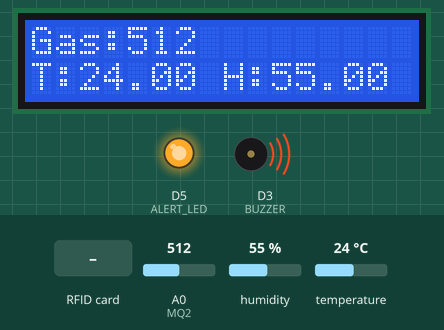
A sketch run on a simulated ESP8266 (NodeMCU). Parts: 16×2 character LCD, output pins drawn as LEDs (lit = HIGH), buzzer (waves = sounding, pin HIGH). The test bench sets the inputs (shaded band); at power-on: A0 (MQ2) = 512, humidity 55 %, temperature 24 °C. WiFi joins after 1.5 s; servers stay silent unless stated; what the sketch prints to the serial monitor is not drawn.

Above: at 4.5 s.
4.6 s: RFID card 78 99 26 26 58 held to the reader
At 5.0 s:
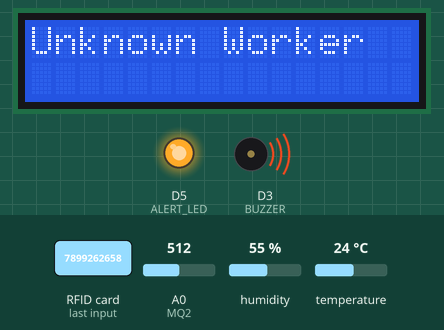
8.1 s: RFID card 23 E3 59 1A held to the reader
At 9.4 s:
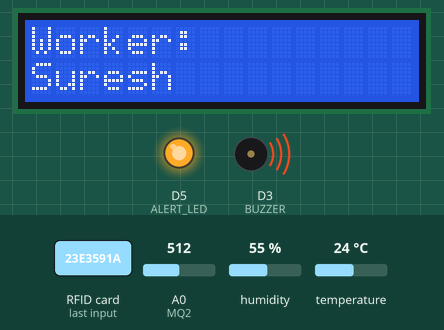
11.6 s: A0 (MQ2) set to 416
At 13.0 s:
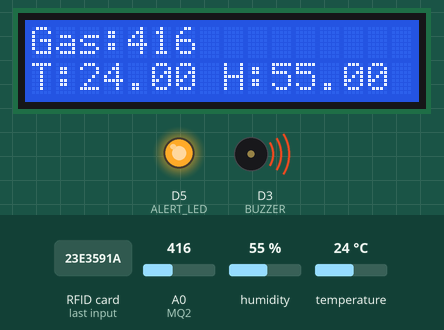
13.4 s: A0 (MQ2) set to 385
At 14.6 s:
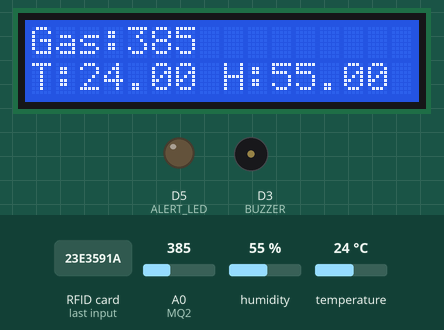
15.4 s: humidity set to 22 %
At 19.1 s:
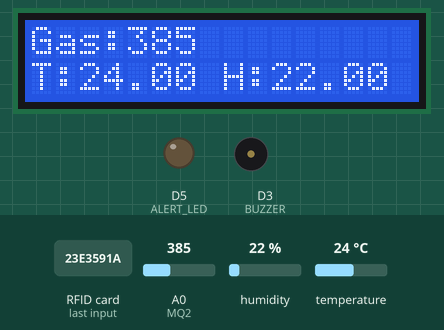
19.4 s: temperature set to 12 °C
At 22.4 s:
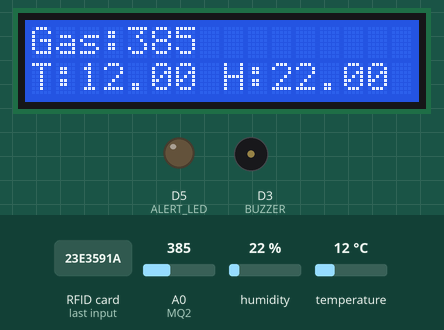
Timing chart, 0 to 23.9 s (numbered marks = the images above; inputs shaded):
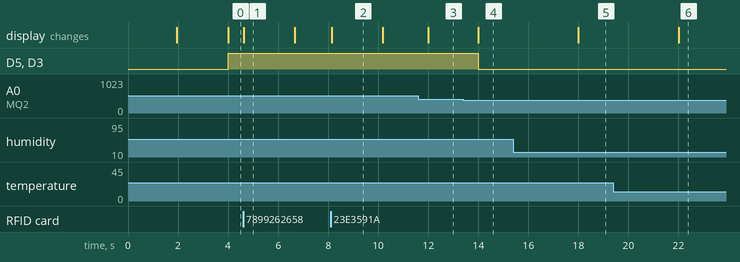

The sketch:

main.ino
```cpp
#define BLYNK_TEMPLATE_ID "YourTemplateID"
#define BLYNK_TEMPLATE_NAME "MineSafety"
#define BLYNK_AUTH_TOKEN "YourAuthToken"

#define BLYNK_PRINT Serial
#include <ESP8266WiFi.h>
#include <BlynkSimpleEsp8266.h>
#include <DHT.h>
#include <Wire.h>
#include <LiquidCrystal_I2C.h>
#include <SPI.h>
#include <MFRC522.h>

// -------- WIFI --------
char ssid[] = "Smart Bin";
char pass[] = "7899262658";

// -------- SENSOR PINS --------
#define MQ2 A0
#define DHTPIN D4
#define DHTTYPE DHT11
#define BUZZER D3
#define ALERT_LED D5

// -------- RFID --------
#define SS_PIN D8
#define RST_PIN D0
MFRC522 rfid(SS_PIN, RST_PIN);

// -------- LCD --------
LiquidCrystal_I2C lcd(0x27, 16, 2);

// -------- GAS THRESHOLD --------
#define GAS_THRESHOLD 400

DHT dht(DHTPIN, DHTTYPE);
BlynkTimer timer;

// -------- WORKER DATABASE --------
String workerUIDs[3] = {
  "85473306",
  "23e3591a",
  "4121d655"
};

String workerNames[3] = {
  "Ramesh",
  "Suresh",
  "Mahesh"
};

// ================= SETUP =================
void setup() {

  Serial.begin(9600);

  pinMode(BUZZER, OUTPUT);
  pinMode(ALERT_LED, OUTPUT);

  lcd.init();
  lcd.backlight();

  SPI.begin();
  rfid.PCD_Init();

  dht.begin();

  Blynk.begin(BLYNK_AUTH_TOKEN, ssid, pass);

  lcd.setCursor(0,0);
  lcd.print("Mine Monitoring");
  lcd.setCursor(0,1);
  lcd.print("System Ready");

  timer.setInterval(2000L, sendSensorData);
}

// ================= LOOP =================
void loop() {
  Blynk.run();
  timer.run();
  checkWorkerRFID();
}

// ================= SENSOR DATA =================
void sendSensorData() {

  int gasValue = analogRead(MQ2);
  float temperature = dht.readTemperature();
  float humidity = dht.readHumidity();

  lcd.clear();
  lcd.setCursor(0,0);
  lcd.print("Gas:");
  lcd.print(gasValue);

  lcd.setCursor(0,1);
  lcd.print("T:");
  lcd.print(temperature);
  lcd.print(" H:");
  lcd.print(humidity);

  Blynk.virtualWrite(V0, gasValue);
  Blynk.virtualWrite(V1, temperature);
  Blynk.virtualWrite(V2, humidity);

  Serial.print("Gas: ");
  Serial.print(gasValue);
  Serial.print(" Temp: ");
  Serial.print(temperature);
  Serial.print(" Hum: ");
  Serial.println(humidity);

  if (gasValue > GAS_THRESHOLD) {
    digitalWrite(BUZZER, HIGH);
    digitalWrite(ALERT_LED, HIGH);
    Blynk.logEvent("gas_alert", "Dangerous Gas Level in Mine!");
  } else {
    digitalWrite(BUZZER, LOW);
    digitalWrite(ALERT_LED, LOW);
  }
}

// ================= WORKER RFID =================
void checkWorkerRFID() {

  if (!rfid.PICC_IsNewCardPresent() || !rfid.PICC_ReadCardSerial())
    return;

  String uid = "";

  for (byte i = 0; i < rfid.uid.size; i++) {
    uid += String(rfid.uid.uidByte[i], HEX);
  }

  uid.toLowerCase();
  rfid.PICC_HaltA();

  int index = getWorkerIndex(uid);

  lcd.clear();

  if (index == -1) {
    lcd.print("Unknown Worker");
    Blynk.logEvent("worker_alert", "Unknown Worker Detected!");
    delay(2000);
  } else {
    lcd.print("Worker:");
    lcd.setCursor(0,1);
    lcd.print(workerNames[index]);

    Blynk.virtualWrite(V3, workerNames[index]);
    Blynk.logEvent("worker_entry", workerNames[index] + " Entered Mine");
    delay(2000);
  }
}

// ================= FIND WORKER =================
int getWorkerIndex(String uid) {
  for (int i = 0; i < 3; i++) {
    if (workerUIDs[i] == uid)
      return i;
  }
  return -1;
}
```

Measured:
- the behaviour switches between 401 and 400 on A0 (MQ2) (found by bisection; images 3 and 4)
- after the input at 4.6 s, the display: changes at once (image 1)
- after the input at 8.1 s, the display: changes at once (image 2)
- after the input at 11.6 s, the display: changes after 0.39 s (image 3)
- after the input at 13.4 s, D5 (ALERT_LED), D3 (BUZZER): HIGH → LOW after 0.59 s; the display: changes after 0.59 s (image 4)
- after the input at 15.4 s, the display: changes after 2.6 s (image 5)
- after the input at 19.4 s, the display: changes after 2.6 s (image 6)
